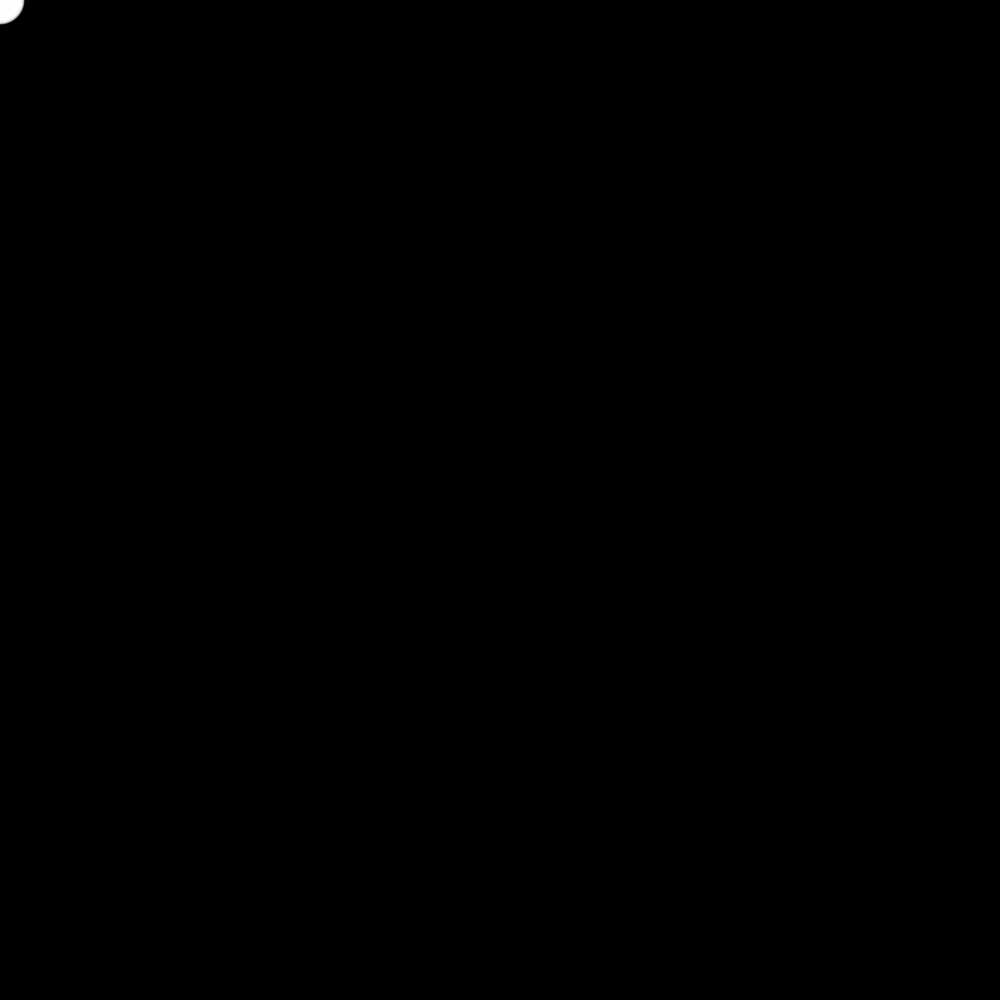
Frame 1 (no input)
Frame 60 (the mouse pressed at the canvas centre just before this capture): identical to frame 1, image omitted
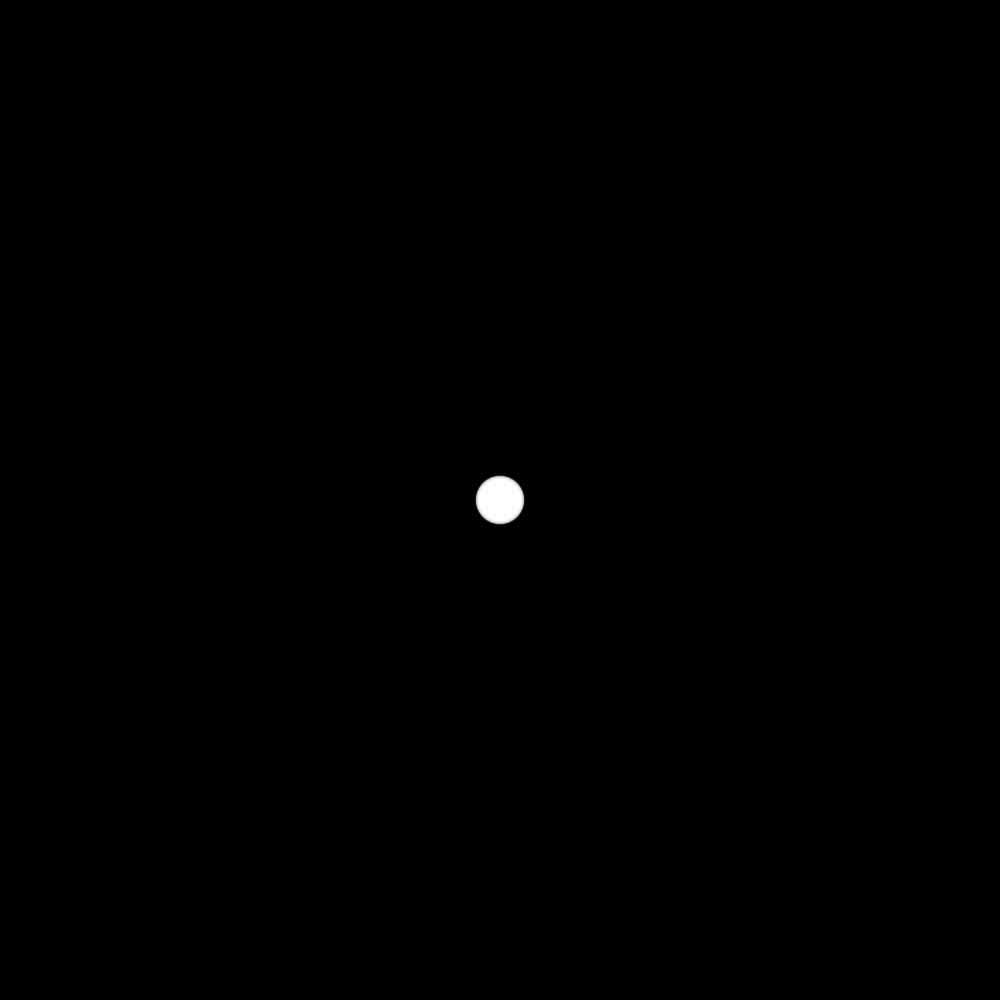
Frame 120 (the mouse held since frame 60 and released just before this capture)

The Processing sketch that drew these frames (run headless with seeded random() and noise(); from frame 60 on, the mouse is pressed at the canvas centre):

// Processing sketch: day_17_2
// ── day_17_2.pde
int num = 50 ;
int[] x = new int[50];
int[] y = new int[50];
void setup(){
  size(1000,1000);
  noStroke();
  fill(255,102);
}

void draw(){
 background(0);
 for(int i = num-1; i > 0; i--){
   x[i] = x[i-1];
   y[i] = y[i-1];
 }
 
 x[0] = mouseX;
 y[0] = mouseY;
 
 for(int i = 0; i < num; i++){
   ellipse(x[i],y[i],i,i);
 }
}
